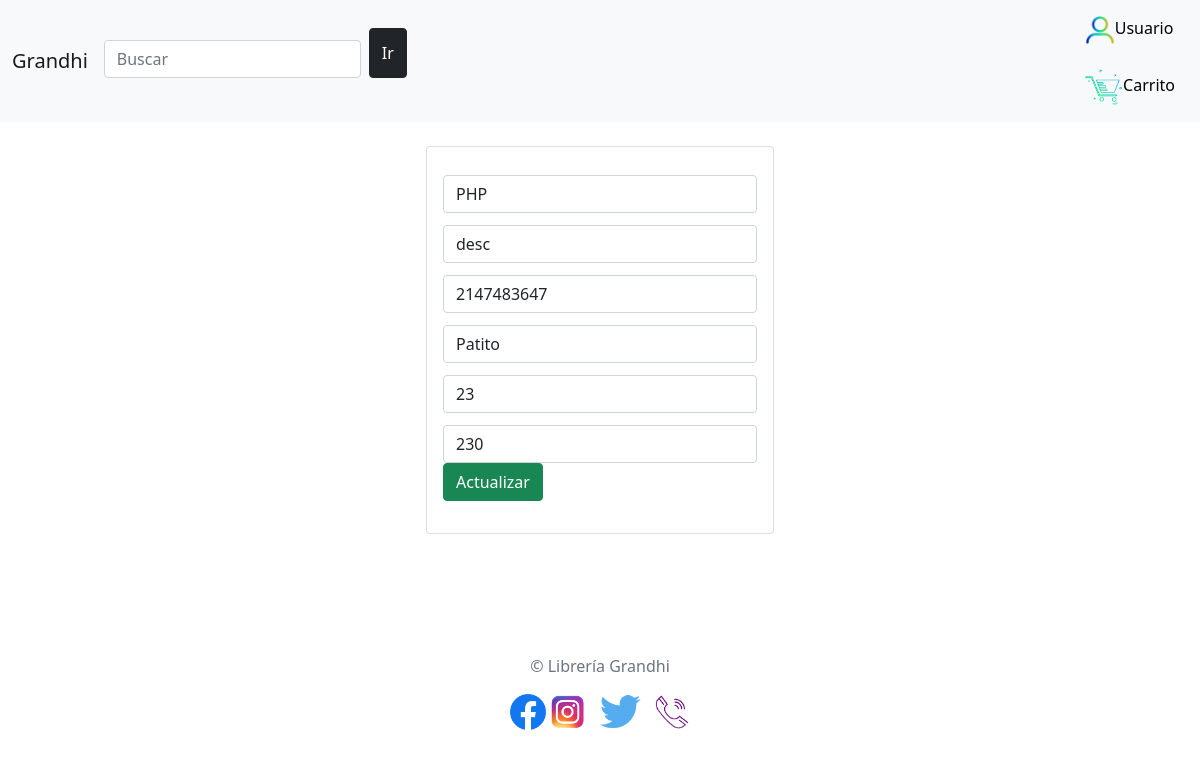
Page /php/editarLibros.php?id=5 on the committed database.
### tables this page shows
CREATE TABLE `stock` (
  `id` int(11) NOT NULL,
  `titulo` varchar(100) NOT NULL,
  `autor` varchar(50) NOT NULL,
  `isbn` int(15) NOT NULL,
  `editorial` varchar(50) NOT NULL,
  `cantidad` int(4) NOT NULL,
  `precio` int(20) DEFAULT NULL
);

### php/editarLibros.php (the view, shortened to what this page needs)
<?php
	include("conexiondb.php");
	if (isset($_GET['id'])) {
		$id = $_GET['id'];
		$query = "SELECT * FROM stock WHERE id = $id";
		$resultado = mysqli_query($conex, $query);
		if (mysqli_num_rows($resultado) == 1) {
			$row = mysqli_fetch_array($resultado);
            $titulo = $row['titulo'];
            $autor = $row['autor'];
            $isbn = $row['isbn'];
            $editorial = $row['editorial'];
            $cantidad = $row['cantidad'];
            $precio = $row['precio'];
		}
	}
?>
<?php include("header.php") ?>
<div class="container p-4">
	<div class="row">
		<div class="col-md-4 mx-auto">
			<div class="card card-body">
				<form action="editarLibros.php?id=<?php echo $_GET['id']; ?>" method="POST">
					<div class="form-group">
						<input type="text" name="tituloF" value="<?php echo $titulo ?>" class="form-control" placeholder="Actualizar titulo">
                    </div>
                    <div class="form-group">
						<input type="text" name="autorF" value="<?php echo $autor ?>" class="form-control" placeholder="Actualizar autor">
                    </div>
                    <div class="form-group">
						<input type="text" name="isbnF" value="<?php echo $isbn ?>" class="form-control" placeholder="Actualizar isbn">
                    </div>
                    <div class="form-group">
						<input type="text" name="editorialF" value="<?php echo $editorial ?>" class="form-control" placeholder="Actualizar editorial">
                    </div>
                    <div class="form-group">
						<input type="text" name="cantidadF" value="<?php echo $cantidad ?>" class="form-control" placeholder="Actualizar cantidad">
                    </div>
                    <div class="form-group">
						<input type="text" name="precioF" value="<?php echo $precio ?>" class="form-control" placeholder="Actualizar precio">
					</div>
					<button class="btn btn-success" name="actualizarF">Actualizar</button>
				</form>
			</div>
		</div>
	</div>
</div>
<?php include("footer.php") ?>

### CSS/estilos.css (style rules this page uses)
input { width: calc(100% - 20px); padding: 9px; margin: auto; margin-top: 12px; font-size: 16px }

### rows in the picture
stock: tituloF "PHP", autorF "desc", isbnF "2147483647", editorialF "Patito", cantidadF "23", precioF "230"
